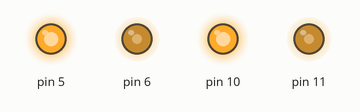
Recording of a sketch running on a simulated Arduino Uno, built with avr-gcc and run on an emulated ATmega328P. Shown: output pins drawn as LEDs (lit = HIGH).

Above: at 0.05 s.
At 7.5 s:
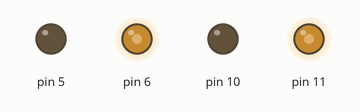
At 14.95 s:
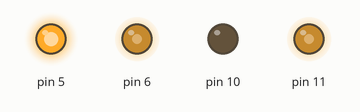
Timing chart, 0 to 17.2 s (numbered marks = the images above):
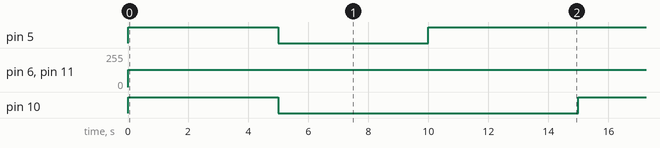

The sketch:

Simple_Movement.ino
```cpp
/*
Performing Robots - Movements
Assignments Due Monday September 26
2022/09/23

Created by Yupu Chen and Yoki Xue
*/

unsigned long previousMillis = 0;

const long interval = 5000;

int state5 = HIGH;
int state6 = 128;
int state10 = HIGH;
int state11 = 128;

bool direction(){
  if (!(state5 == HIGH && state10 == HIGH)){
    return false;
  } else if (!(state5 == LOW && state10 == LOW)) {
    return true;
  }
}

bool turningAround(){
  if (state5 == state10){
     return true;
  }else{
    return false;
  }
}

void setup() {
  // put your setup code here, to run once:
  pinMode(5, OUTPUT);
  pinMode(6, OUTPUT);
  pinMode(10, OUTPUT);
  pinMode(11, OUTPUT);
}

void loop() {
  // put your main code here, to run repeatedly:
  unsigned long currentMillis = millis();

  if (currentMillis - previousMillis >= interval) {
    previousMillis = currentMillis;
    if (state5 != state10){
      state5 = HIGH;
      state6 = 128;
      state10 = HIGH;
      state11 = 128;
    }else if (turningAround() && !direction()){ //???
      state5 = HIGH;
      state10 = LOW;
      state6 = 128;
      state11 = 128;
    }else if (direction()){
      state5 = LOW;
      state10 = LOW;
      state6 = 128;
      state11 = 128;
       //digitalWrite(5, state5);
       //digitalWrite(6, state6);
       //digitalWrite(10, state10);
       //digitalWrite(11, state11);
    }else if (!direction()){
      state5 = HIGH;
      state10 = HIGH;
      state6 = 128;
      state11 = 128;
    }
    //if (turningAround() && direction()){ //???
      //state5 = HIGH;
      //state10 = LOW;
      //state6 = 128;
      //state11 = 128;
    //}
  }
  digitalWrite(5, state5);
  analogWrite(6, state6);
  digitalWrite(10, state10);
  analogWrite(11, state11);
}
```

Measured:
- by itself, pin 5: repeats every 15.0 s: LOW 5.0 s, HIGH 10.0 s
- by itself, pin 6, pin 11: 0/255 → 128/255 at 0.00 s
- by itself, pin 10: alternates HIGH for 5.0 s and LOW for 10.0 s
